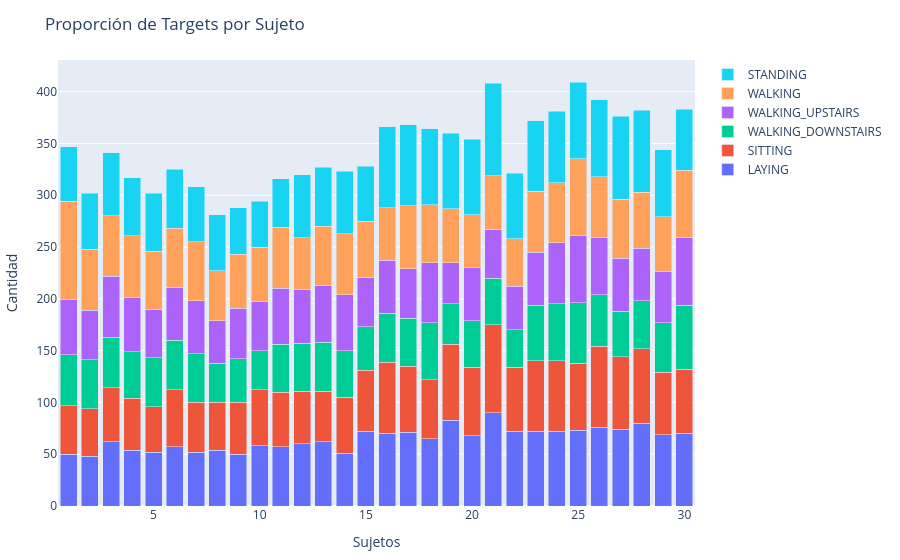

The code cell stored with this chart in its notebook:
### Markdown cell above
## 1.1. Carga y unificación de datos

### Code cell
unifyDataset("./DatosPractica", "./dataset.csv") # Se leen todos los datos del árbol de carpetas y se guardan en un único csv

df = CSV.read("./dataset.csv", DataFrame) # Lectura de ese mismo csv

subjects, data, targets = separateDataframe(df)

println("Numero de variables: $(length(data[1,:]))")
println("Numero de instancias: $(length(data[:,1]))")
println("Número de sujetos: $(length(unique(subjects)))")
println("Número de clases de salida: $(length(unique(targets)))")



unique_targets = unique(targets)
unique_subjects = sort(unique(subjects))

indicesPerIndividual =
    [findall(==(s), subjects) for s in unique_subjects]

trazos = [
    PlotlyJS.bar(
        name = string(t),
        x = unique_subjects,
        y = [begin
                subject_targs = targets[indicesPerIndividual[s]]
                count(==(t), subject_targs)
             end for s in unique_subjects]
    ) for t in unique_targets
]

layout = Layout(
    title="Proporción de Targets por Sujeto",
    barmode="stack", 
    xaxis_title="Sujetos",
    yaxis_title="Cantidad"
)

PlotlyJS.plot(trazos, layout)

### Figure 1 — Plotly figure (JSON) as saved in the notebook; plotly's stock layout.template omitted (floating-point values rounded to 4 significant figures)
{"data": [{"name": "LAYING", "type": "bar", "x": [1, 2, 3, 4, 5, 6, 7, 8, 9, 10, 11, 12, 13, 14, 15, 16, 17, 18, 19, 20, 21, 22, 23, 24, 25, 26, 27, 28, 29, 30], "y": [50, 48, 62, 54, 52, 57, 52, 54, 50, 58, 57, 60, 62, 51, 72, 70, 71, 65, 83, 68, 90, 72, 72, 72, 73, 76, 74, 80, 69, 70]}, {"name": "SITTING", "type": "bar", "x": [1, 2, 3, 4, 5, 6, 7, 8, 9, 10, 11, 12, 13, 14, 15, 16, 17, 18, 19, 20, 21, 22, 23, 24, 25, 26, 27, 28, 29, 30], "y": [47, 46, 52, 50, 44, 55, 48, 46, 50, 54, 53, 51, 49, 54, 59, 69, 64, 57, 73, 66, 85, 62, 68, 68, 65, 78, 70, 72, 60, 62]}, {"name": "WALKING_DOWNSTAIRS", "type": "bar", "x": [1, 2, 3, 4, 5, 6, 7, 8, 9, 10, 11, 12, 13, 14, 15, 16, 17, 18, 19, 20, 21, 22, 23, 24, 25, 26, 27, 28, 29, 30], "y": [49, 47, 49, 45, 47, 48, 47, 38, 42, 38, 46, 46, 47, 45, 42, 47, 46, 55, 39, 45, 45, 36, 54, 55, 58, 50, 44, 46, 48, 62]}, {"name": "WALKING_UPSTAIRS", "type": "bar", "x": [1, 2, 3, 4, 5, 6, 7, 8, 9, 10, 11, 12, 13, 14, 15, 16, 17, 18, 19, 20, 21, 22, 23, 24, 25, 26, 27, 28, 29, 30], "y": [53, 48, 59, 52, 47, 51, 51, 41, 49, 47, 54, 52, 55, 54, 48, 51, 48, 58, 40, 51, 47, 42, 51, 59, 65, 55, 51, 51, 49, 65]}, {"name": "WALKING", "type": "bar", "x": [1, 2, 3, 4, 5, 6, 7, 8, 9, 10, 11, 12, 13, 14, 15, 16, 17, 18, 19, 20, 21, 22, 23, 24, 25, 26, 27, 28, 29, 30], "y": [95, 59, 58, 60, 56, 57, 57, 48, 52, 53, 59, 50, 57, 59, 54, 51, 61, 56, 52, 51, 52, 46, 59, 58, 74, 59, 57, 54, 53, 65]}, {"name": "STANDING", "type": "bar", "x": [1, 2, 3, 4, 5, 6, 7, 8, 9, 10, 11, 12, 13, 14, 15, 16, 17, 18, 19, 20, 21, 22, 23, 24, 25, 26, 27, 28, 29, 30], "y": [53, 54, 61, 56, 56, 57, 53, 54, 45, 44, 47, 61, 57, 60, 53, 78, 78, 73, 73, 73, 89, 63, 68, 69, 74, 74, 80, 79, 65, 59]}], "layout": {"barmode": "stack", "margin": {"b": 50, "l": 50, "r": 50, "t": 60}, "title": "Proporción de Targets por Sujeto", "xaxis": {"title": {"text": "Sujetos"}}, "yaxis": {"title": {"text": "Cantidad"}}}}
